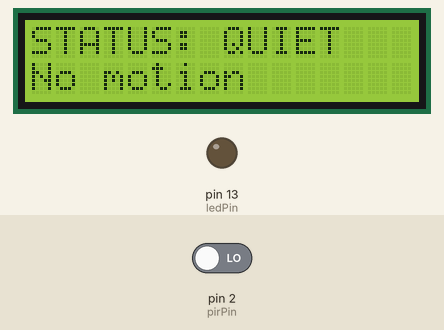
Simulated run of this sketch. Board: Arduino Uno, built with avr-gcc and run on an emulated ATmega328P. On the bench: 16×2 character LCD, output pins drawn as LEDs (lit = HIGH). The test bench sets the inputs (shaded band); at power-on: pin 2 (pirPin) LOW.

Above: at 16.2 s.
16.3 s: pin 2 (pirPin) driven HIGH
At 17.6 s:
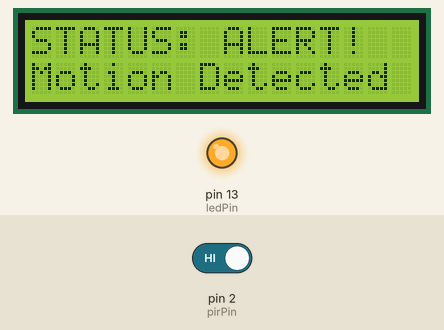
18.0 s: pin 2 (pirPin) driven LOW
At 19.4 s:
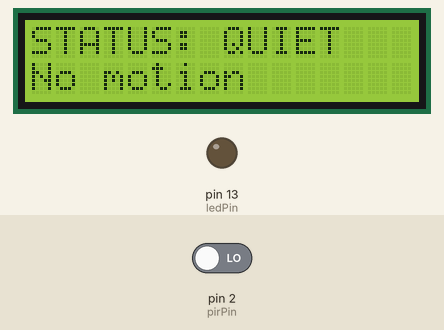
Timing chart, 0 to 21.0 s (numbered marks = the images above; inputs shaded):
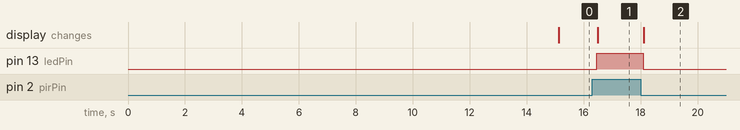

Measured:
- after the input at 16.3 s, pin 13 (ledPin): LOW → HIGH after 0.17 s; the display: changes after 0.20 s (image 1)
- after the input at 18.0 s, pin 13 (ledPin): HIGH → LOW after 0.09 s; the display: changes after 0.12 s (image 2)

The sketch:

PIR-Alert_LCD.ino
```cpp
#include <Wire.h>
#include <LiquidCrystal_I2C.h>

LiquidCrystal_I2C lcd(0x27, 16, 2);

const int pirPin = 2;
const int ledPin = 13;

void setup() {
  pinMode(pirPin, INPUT);
  pinMode(ledPin, OUTPUT);

  lcd.init();
  lcd.backlight();

  lcd.setCursor(0, 0);
  lcd.print("Calibrating...");
  lcd.setCursor(0, 1);
  lcd.print("Please wait...");

  delay(15000);
  lcd.clear();
}

void loop() {
  int motionStatus = digitalRead(pirPin);

  if (motionStatus == HIGH) {
    digitalWrite(ledPin, HIGH);

    lcd.setCursor(0, 0);
    lcd.print("STATUS: ALERT!  ");
    lcd.setCursor(0, 1);
    lcd.print("Motion Detected ");

    delay(200);
  } else {
    digitalWrite(ledPin, LOW);

    lcd.setCursor(0, 0);
    lcd.print("STATUS: QUIET  ");
    lcd.setCursor(0, 1);
    lcd.print("No motion      ");

    delay(200);
  }
}
```
